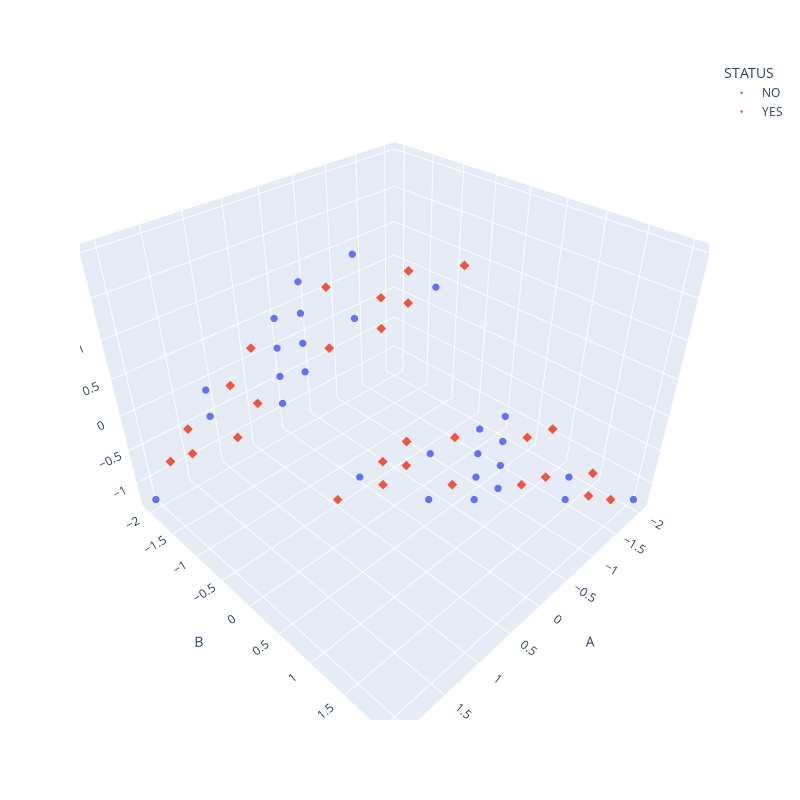

Notebook cell for this chart:
### Markdown cell above
BEFORE PCA

### Code cell
fig = px.scatter_3d(scaled, x='A', y='B', z='C',
              color='STATUS', symbol='STATUS')
fig.update_layout(width=800, height=800)
fig.update_traces(marker=dict(size=2.5))
fig.show()

### Figure 1 — Plotly figure (JSON) as saved in the notebook; plotly's stock layout.template omitted (floating-point values rounded to 4 significant figures)
{"data": [{"hovertemplate": "STATUS=NO<br>A=%{x}<br>B=%{y}<br>C=%{z}<extra></extra>", "legendgroup": "NO", "marker": {"color": "#636efa", "size": 2.5, "symbol": "circle"}, "mode": "markers", "name": "NO", "scene": "scene", "showlegend": true, "type": "scatter3d", "x": [2.049, 1.464, 0.8783, 0.6831, 1.464, 0.8783, 0.6831, 0.2928, 0.8783, 0.6831, 0.2928, 0.8783, 0.6831, 0.2928, -0.2928, 0.2928, -0.2928, -0.6831, -0.8783, -0.2928, -0.6831, -0.8783, -0.2928, -0.6831, -0.8783, -1.464, -0.6831, -0.8783, -1.464, -2.049], "y": [-2.049, -1.464, -0.8783, -0.6831, -1.464, -0.8783, -0.6831, -0.2928, -0.8783, -0.6831, -0.2928, -0.8783, -0.6831, -0.2928, 0.2928, -0.2928, 0.2928, 0.6831, 0.8783, 0.2928, 0.6831, 0.8783, 0.2928, 0.6831, 0.8783, 1.464, 0.6831, 0.8783, 1.464, 2.049], "z": [-1.266, 0.3616, 1.266, 1.688, 0, 0.9041, 1.326, 1.989, 0.5425, 0.9644, 1.266, 0.1808, 0.6027, 1.266, 1.627, -0.9041, -0.5425, -0.1808, 0, -0.5425, -0.5425, -0.3616, -1.266, -0.9041, -0.7233, -0.9041, -1.266, -1.085, -1.266, -1.266]}, {"hovertemplate": "STATUS=YES<br>A=%{x}<br>B=%{y}<br>C=%{z}<extra></extra>", "legendgroup": "YES", "marker": {"color": "#EF553B", "size": 2.5, "symbol": "diamond"}, "mode": "markers", "name": "YES", "scene": "scene", "showlegend": true, "type": "scatter3d", "x": [1.854, 1.659, 1.269, 1.073, 1.659, 1.269, 1.073, 0.488, 1.269, 1.073, 0.488, 0.09759, -0.09759, 0.488, 0.09759, -0.09759, -0.488, 0.488, 0.09759, -0.09759, -0.488, 0.09759, -0.09759, -0.488, -1.073, -1.269, -0.488, -1.073, -1.269, -1.659, -1.073, -1.269, -1.659, -1.854], "y": [-1.854, -1.659, -1.269, -1.073, -1.659, -1.269, -1.073, -0.488, -1.269, -1.073, -0.488, -0.09759, 0.09759, -0.488, -0.09759, 0.09759, 0.488, -0.488, -0.09759, 0.09759, 0.488, -0.09759, 0.09759, 0.488, 1.073, 1.269, 0.488, 1.073, 1.269, 1.659, 1.073, 1.269, 1.659, 1.854], "z": [-0.663, -0.1808, 0.4219, 0.9041, -0.5425, 0.4219, 0.9041, 1.627, -0.3014, 0.1808, 0.9041, 1.507, 1.808, 0.9041, 1.145, 1.447, 1.869, -1.266, -0.663, -0.3616, -0.3014, -1.025, -0.7233, -0.3014, -0.3014, -0.1808, -1.025, -1.025, -0.9041, -0.8438, -1.025, -0.9041, -1.205, -1.266]}], "layout": {"height": 800, "legend": {"title": {"text": "STATUS"}, "tracegroupgap": 0}, "margin": {"t": 60}, "scene": {"domain": {"x": [0, 1], "y": [0, 1]}, "xaxis": {"title": {"text": "A"}}, "yaxis": {"title": {"text": "B"}}, "zaxis": {"title": {"text": "C"}}}, "width": 800}}
